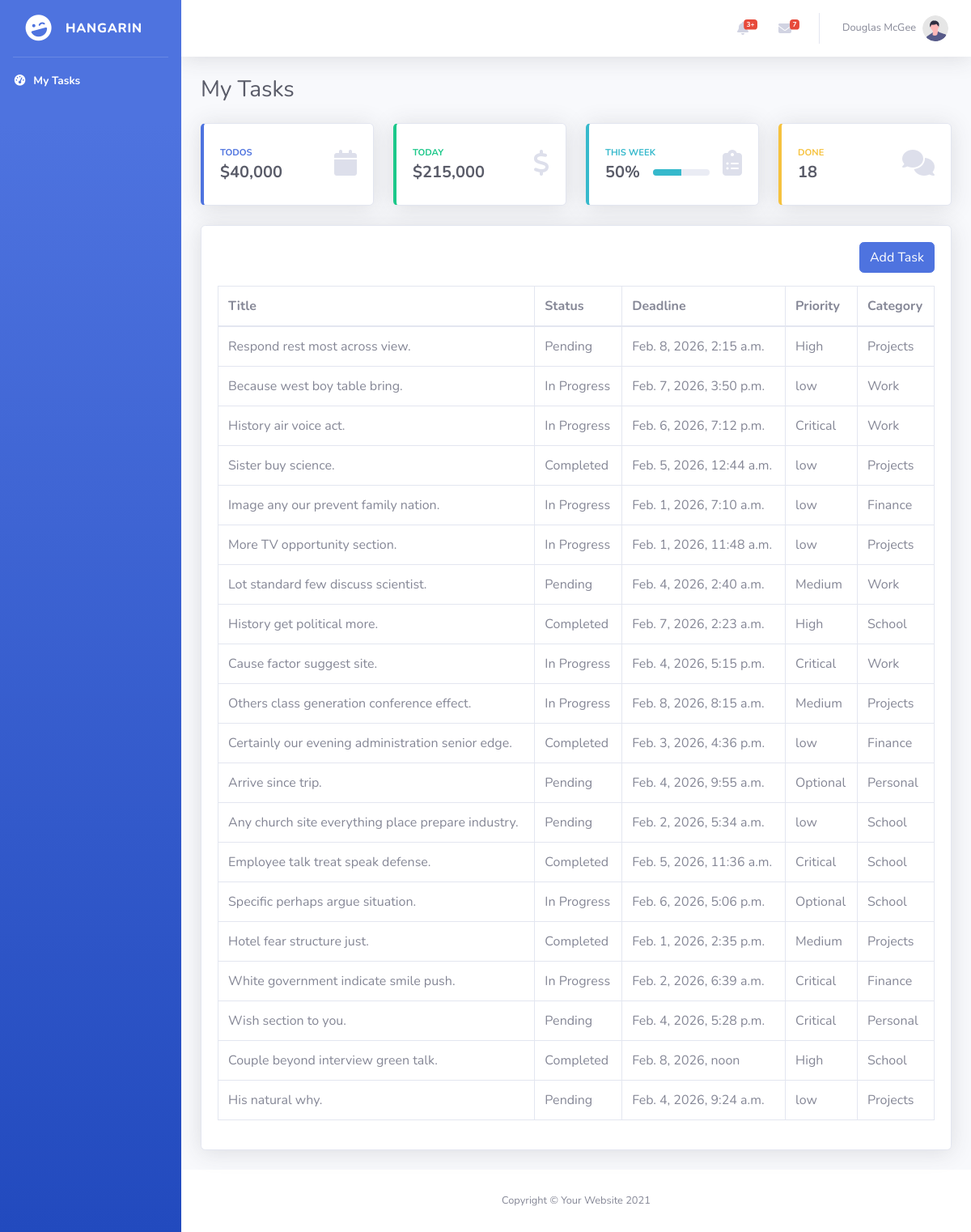
Before: / with the older database file.
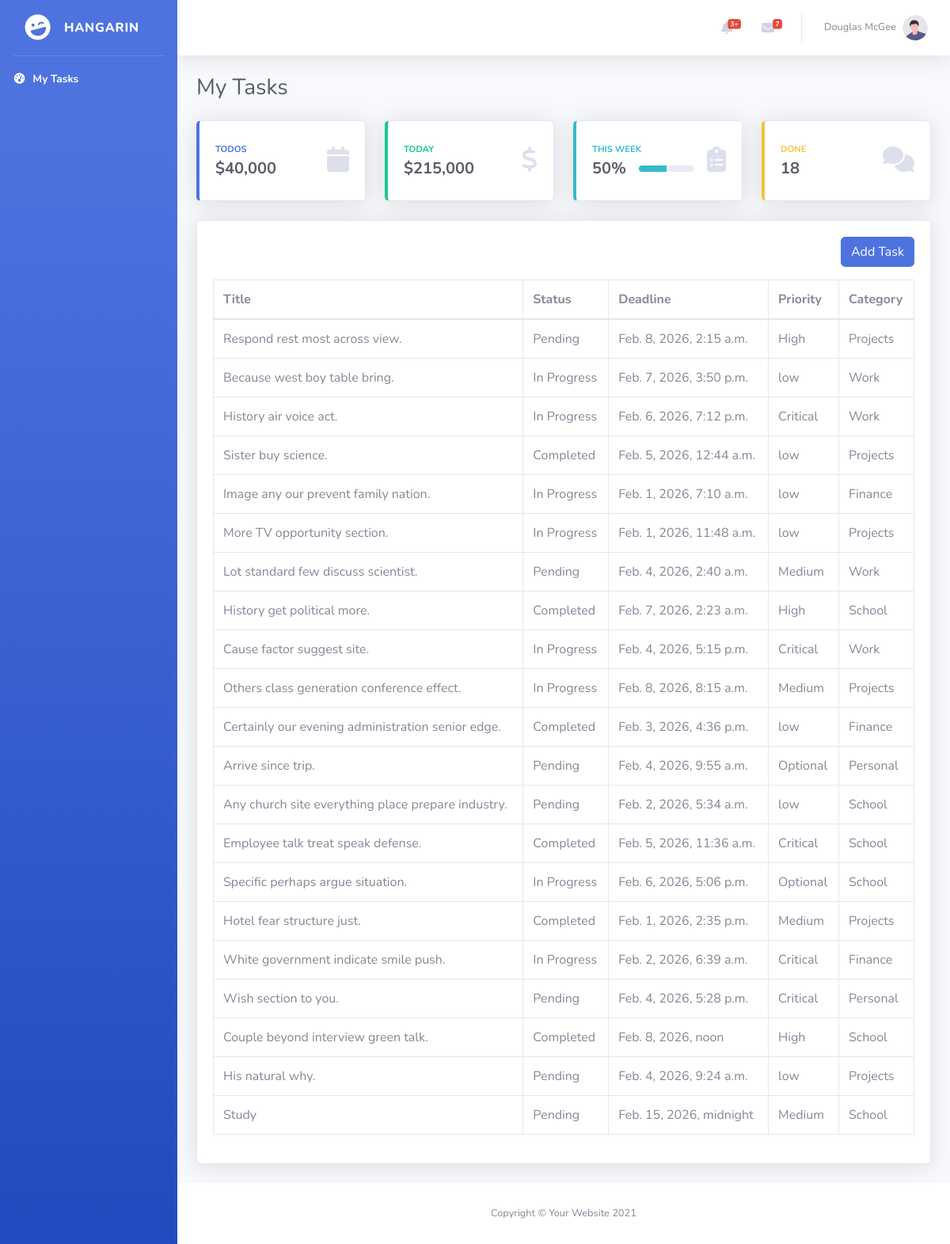
After: the same page with the newer database file.
### tasks/models.py (models this page shows, shortened)
class BaseModel(models.Model):
    created_at = models.DateTimeField(auto_now_add=True)
    updated_at = models.DateTimeField(auto_now=True)
    class Meta:
        abstract = True

class Task(BaseModel):
    STATUS_CHOICES = [
        ("Pending", "Pending"),
        ("In Progress", "In Progress"),
        ("Completed", "Completed"),
    ]
    title = models.CharField(max_length=200)
    description = models.TextField()
    deadline = models.DateTimeField()
    status = models.CharField(
        max_length=50,
        choices=STATUS_CHOICES,
        default="Pending"
    )
    category = models.ForeignKey(Category, on_delete=models.CASCADE)
    priority = models.ForeignKey(Priority, on_delete=models.CASCADE)

class Priority(models.Model):
    name = models.CharField(max_length=100)
    class Meta:
        verbose_name = "Priority"
        verbose_name_plural = "Priorities"
    def __str__(self):
        return self.name

class Category(models.Model):
    name = models.CharField(max_length=100)
    class Meta:
        verbose_name = "Category"
        verbose_name_plural = "Categories"
    def __str__(self):
        return self.name

### tasks/views.py (the view)
# urls.py: path('', TaskListView.as_view(), name='task-list'),
class TaskListView(ListView):
    model = Task
    template_name = 'tasks_list.html'
    context_object_name = 'tasks'

### templates/tasks_list.html (shortened to what this page needs)
{% load static %}
<!DOCTYPE html>
<html lang="en">
<head>
    <link href="{% static 'vendor/fontawesome-free/css/all.min.css' %}" rel="stylesheet" type="text/css">
    <link href="{% static 'css/sb-admin-2.min.css' %}" rel="stylesheet">
</head>
<body id="page-top">
    <div id="wrapper">
        <ul class="navbar-nav bg-gradient-primary sidebar sidebar-dark accordion" id="accordionSidebar">
            <a class="sidebar-brand d-flex align-items-center justify-content-center" href="index.html">
                <div class="sidebar-brand-icon rotate-n-15">
                    <i class="fas fa-laugh-wink"></i>
                </div>
                <div class="sidebar-brand-text mx-3">HANGARIN </div>
            </a>
            <hr class="sidebar-divider my-0">
            <li class="nav-item active">
                <a class="nav-link" href="index.html">
                    <i class="fas fa-fw fa-tachometer-alt"></i>
                    <span>My Tasks</span></a>
            </li>
        </ul>
        <div id="content-wrapper" class="d-flex flex-column">
            <div id="content">
                <nav class="navbar navbar-expand navbar-light bg-white topbar mb-4 static-top shadow">
                    <ul class="navbar-nav ml-auto">
                        <li class="nav-item dropdown no-arrow mx-1">
                            <a class="nav-link dropdown-toggle" href="#" id="alertsDropdown" role="button"
                                data-toggle="dropdown" aria-haspopup="true" aria-expanded="false">
                                <i class="fas fa-bell fa-fw"></i>
                                <span class="badge badge-danger badge-counter">3+</span>
                            </a>
                        </li>
                        <li class="nav-item dropdown no-arrow mx-1">
                            <a class="nav-link dropdown-toggle" href="#" id="messagesDropdown" role="button"
                                data-toggle="dropdown" aria-haspopup="true" aria-expanded="false">
                                <i class="fas fa-envelope fa-fw"></i>
                                <span class="badge badge-danger badge-counter">7</span>
                            </a>
                        </li>
                        <li class="nav-item dropdown no-arrow">
                            <a class="nav-link dropdown-toggle" href="#" id="userDropdown" role="button"
                                data-toggle="dropdown" aria-haspopup="true" aria-expanded="false">
                                <span class="mr-2 d-none d-lg-inline text-gray-600 small">Douglas McGee</span>
                                <img class="img-profile rounded-circle"
                                    src="img/undraw_profile.svg">
                            </a>
                        </li>
                    </ul>
                </nav>
                <div class="container-fluid">
                    <div class="d-sm-flex align-items-center justify-content-between mb-4">
                        <h1 class="h3 mb-0 text-gray-800">My Tasks</h1>
                    </div>
                    <div class="row">
                        <div class="col-xl-3 col-md-6 mb-4">
                            <div class="card border-left-primary shadow h-100 py-2">
                                <div class="card-body">
                                    <div class="row no-gutters align-items-center">
                                        <div class="col mr-2">
                                            <div class="text-xs font-weight-bold text-primary text-uppercase mb-1">
                                               Todos</div>
                                            <div class="h5 mb-0 font-weight-bold text-gray-800">$40,000</div>
                                        </div>
                                        <div class="col-auto">
                                            <i class="fas fa-calendar fa-2x text-gray-300"></i>
                                        </div>
                                    </div>
                                </div>
                            </div>
                        </div>
                        <div class="col-xl-3 col-md-6 mb-4">
                            <div class="card border-left-success shadow h-100 py-2">
                                <div class="card-body">
                                    <div class="row no-gutters align-items-center">
                                        <div class="col mr-2">
                                            <div class="text-xs font-weight-bold text-success text-uppercase mb-1">
                                                Today</div>
                                            <div class="h5 mb-0 font-weight-bold text-gray-800">$215,000</div>
                                        </div>
                                        <div class="col-auto">
                                            <i class="fas fa-dollar-sign fa-2x text-gray-300"></i>
                                        </div>
                                    </div>
                                </div>
                            </div>
                        </div>
                        <div class="col-xl-3 col-md-6 mb-4">
                            <div class="card border-left-info shadow h-100 py-2">
                                <div class="card-body">
                                    <div class="row no-gutters align-items-center">
                                        <div class="col mr-2">
                                            <div class="text-xs font-weight-bold text-info text-uppercase mb-1">This Week
                                            </div>
                                            <div class="row no-gutters align-items-center">
                                                <div class="col-auto">
                                                    <div class="h5 mb-0 mr-3 font-weight-bold text-gray-800">50%</div>
                                                </div>
                                                <div class="col">
                                                    <div class="progress progress-sm mr-2">
                                                        <div class="progress-bar bg-info" role="progressbar"
                                                            style="width: 50%" aria-valuenow="50" aria-valuemin="0"
                                                            aria-valuemax="100"></div>
                                                    </div>
                                                </div>
                                            </div>
                                        </div>
                                        <div class="col-auto">
                                            <i class="fas fa-clipboard-list fa-2x text-gray-300"></i>
                                        </div>
                                    </div>
                                </div>
                            </div>
                        </div>
                        <div class="col-xl-3 col-md-6 mb-4">
                            <div class="card border-left-warning shadow h-100 py-2">
                                <div class="card-body">
                                    <div class="row no-gutters align-items-center">
                                        <div class="col mr-2">
                                            <div class="text-xs font-weight-bold text-warning text-uppercase mb-1">
                                                Done</div>
                                            <div class="h5 mb-0 font-weight-bold text-gray-800">18</div>
                                        </div>
                                        <div class="col-auto">
                                            <i class="fas fa-comments fa-2x text-gray-300"></i>
                                        </div>
                                    </div>
                                </div>
                            </div>
                        </div>
                    </div>
                    <div class="card shadow mb-4">
                        <div class="card-body">
                            <div class="table-responsive">
                                <div class="d-flex justify-content-end mb-3">
                                    <a href="{% url 'task-add' %}" class="btn btn-primary ">
                                        <span class="text">Add Task</span>
                                    </a>
                                </div>
                                <table class="table table-bordered" id="dataTable" width="100%" cellspacing="0">
                                    <thead>
                                        <tr>
                                            <th>Title</th>
                                            <th>Status</th>
                                            <th>Deadline</th>
                                            <th>Priority</th>
                                            <th>Category</th>
                                        </tr>
                                    </thead>
                                    <tbody>
                                        {% for object in object_list %}
                                        <tr>
                                            <td>{{ object.title }}</td>
                                            <td>{{ object.status }}</td>
                                            <td>{{ object.deadline }}</td>
                                            <td>{{ object.priority }}</td>
                                            <td>{{ object.category }}</td>
                                        </tr>
                                        {% endfor %}
                                    </tbody>
                                </table>
                            </div>
                        </div>
</div>
            </div>
            <footer class="sticky-footer bg-white">
                <div class="container my-auto">
                    <div class="copyright text-center my-auto">
                        <span>Copyright &copy; Your Website 2021</span>
                    </div>
                </div>
            </footer>
        </div>
    </div>
</body>
</html>

Changed rows visible on the page:
added Task: title "Study", status "Pending", deadline "Feb. 15, 2026, midnight", priority "Medium", category "School"
